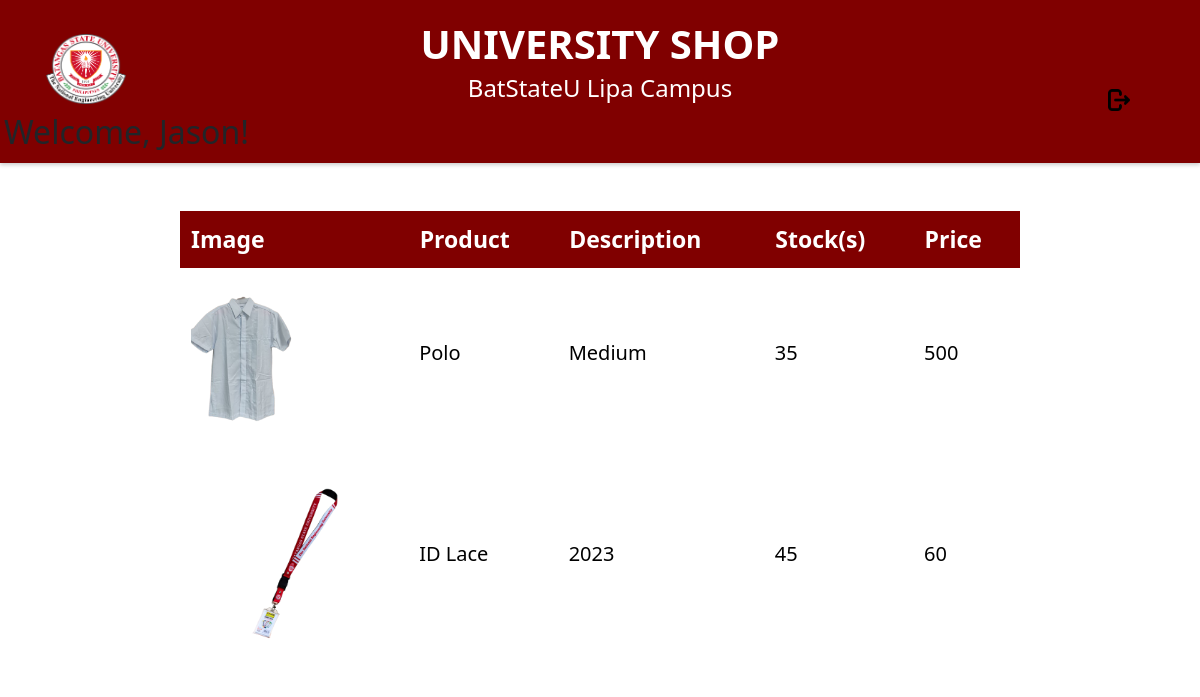
/pages/userSide.php (signed in), run on the app's committed database.
### tables this page shows
CREATE TABLE `add_stocks` (
  `Product_ID` int(100) NOT NULL,
  `Category_Name` varchar(100) NOT NULL,
  `Product_Name` varchar(100) NOT NULL,
  `Description` varchar(100) NOT NULL,
  `Price` int(50) NOT NULL,
  `Quantity` int(50) NOT NULL,
  `image` varchar(50) NOT NULL
);

### pages/userSide.php (the view, shortened to what this page needs)
<!DOCTYPE html>
<html lang="en">
<head>
    <link href="https://cdn.jsdelivr.net/npm/bootstrap@5.3.2/dist/css/bootstrap.min.css" rel="stylesheet">
    <link rel="stylesheet" href="../css/userSide.css">
</head>
<body>
    <nav>
        <div>
            <img id="bsu-logo" src="../icons/bsuLogo.png" alt="Logo" width="100" height="90" >
        </div>
        <div class="user-header">
            <p id = "shop-txt">UNIVERSITY SHOP</p>
            <h4 id = "location">BatStateU Lipa Campus</h4>
        <div>
        <div class="welcome">
        <?php
            include("../includes/connection.php");
            if (isset($_SESSION['user_id'])) {
                $user_id = $_SESSION['user_id'];
                $query = "SELECT First_Name FROM user_data WHERE User_ID = $user_id";
                $result = mysqli_query($con, $query);
                if (mysqli_num_rows($result) == 1) {
                    $row = mysqli_fetch_assoc($result);
                    $first_name = $row['First_Name'];
                    echo "<h2>Welcome, $first_name!</h2>";
                } else {
                    echo "<h2>Welcome, User!</h2>";
                }
            } else {
                header("Location: loginCustomer.php");
            }
        ?>
        </div>
            <a class="logout-btn">
                <img type="button" id="logout-icon" src="../icons/logout2.png" alt="Logout" width="42px" height="42px" ">
             </a>
        </div>
    </nav>
    <br>
    <table class="product-table" >
    <thead>
        <tr>
            <th scope="col">Image</th>
            <th scope="col">Product</th>
            <th scope="col">Description</th>
            <th scope="col">Stock(s)</th>
            <th scope="col">Price</th>
        </tr>
    </thead>
    <tbody>
        <?php
        include("../includes/connection.php");
        $sql = "SELECT image, Product_Name, Description, Quantity, Price FROM add_stocks";
        $result = $con->query($sql);
            if ($result->num_rows > 0) {
                while ($row = $result->fetch_assoc()) {
                    echo "<tr>";
                    echo "<td><img src='../Images/" .$row["image"] . "' alt='Image not available' width='150' hegiht='100'></td>";
                    echo "<td>" . $row["Product_Name"] . "</td>";
                    echo "<td>" . $row["Description"] . "</td>";
                    echo "<td>" . $row["Quantity"] . "</td>";
                    echo "<td>" . $row["Price"] . "</td>";
                    echo "</tr>";
                }
            } else {
                echo "<tr><td colspan='4'></td></tr>";
            }
        ?>
    </table>
</body>
</html>
<?php include_once 'logoutUser.php'; ?>

### css/userSide.css (style rules this page uses)
body { margin:0; }
nav { position:relative; display:block; justify-content: space-between; background: maroon; padding: 4px; box-shadow: 0px 2px 4px rgba(0, 0, 0, 0.2); }
#bsu-logo { position: absolute; padding: 10px; left: 3%; top: 15%; }
#logout-icon, a { filter: invert(1); position: absolute; left: 90%; margin-top: -45px; padding: 10px; }
#shop-txt { margin: 0; font-weight: bold; padding-top: 10px; font-size: 40px; color: white; text-align: center; }
#location { margin:0; color:white; justify-content:center; align-items:center; text-align: center; padding-bottom: 10px; margin: 0; }
.product-table { margin: 0 auto; width: 70%; border-collapse: collapse; }
.product-table th, .product-table td { padding: 10px; text-align: left; }
.product-table thead th { background-color: maroon; color: white; border: 1px solid maroon; font-size: 23px; }
.product-table tbody td { font-size: 20px; background-color: white; color: black; border: none; }

### data on the page
add_stocks: image (picture), Product_Name "Polo", Description "Medium", Quantity "35", Price "500"
add_stocks: image (picture), Product_Name "ID Lace", Description "2023", Quantity "45", Price "60"
